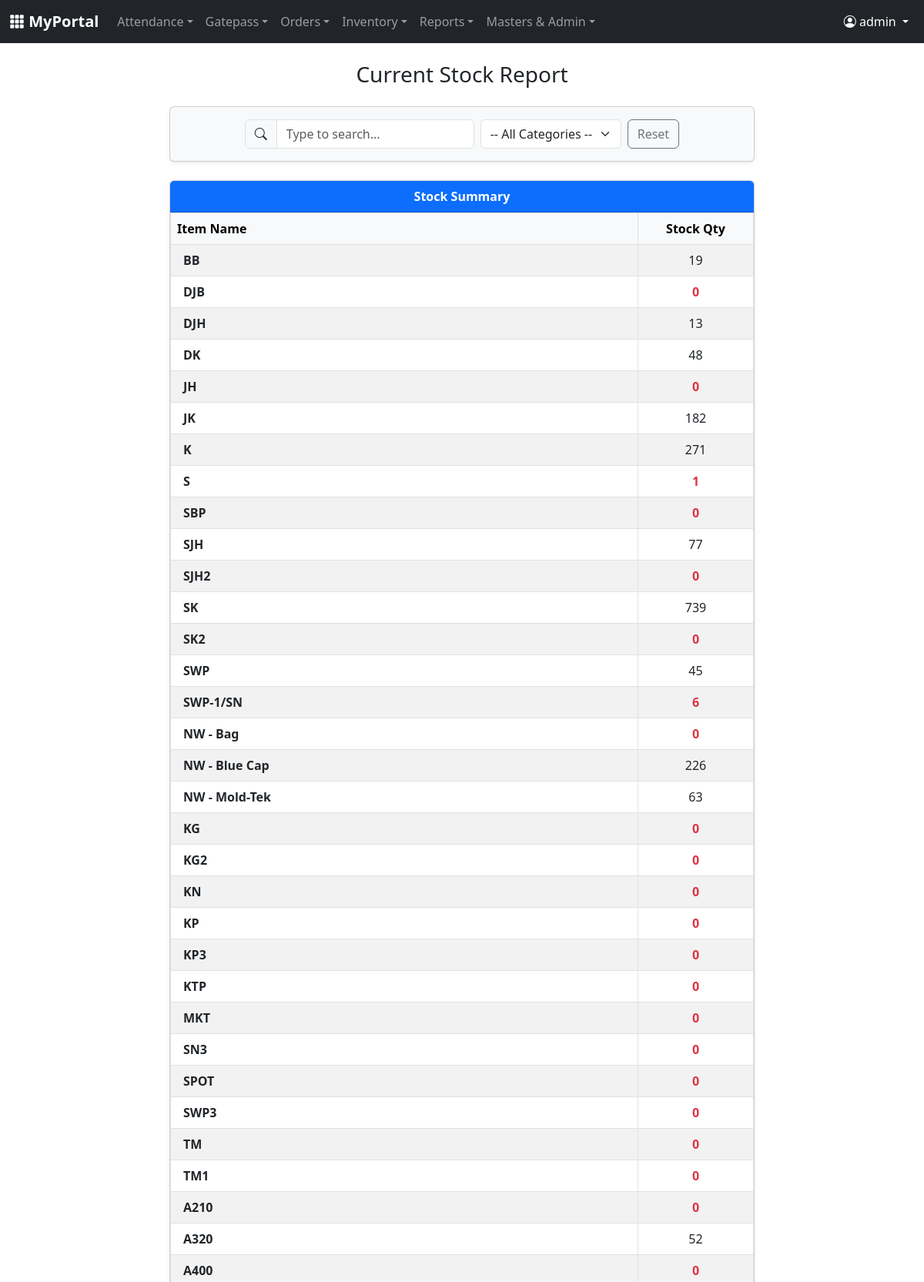
Screenshot of /oms_stock_report.php (signed in, upper part) with the database file from the repository.
### tables this page shows
CREATE TABLE `oms_items` (
  `id` int NOT NULL,
  `name` varchar(100) NOT NULL,
  `short_code` varchar(20) DEFAULT NULL,
  `current_stock` int DEFAULT '0',
  `unit_price` decimal(10,2) DEFAULT '0.00',
  `category_id` int DEFAULT NULL
);

### oms_stock_report.php (the view, shortened to what this page needs)
<?php
require_once 'config.php';
$sql = "SELECT i.*, c.name as cat_name
        FROM oms_items i
        LEFT JOIN oms_categories c ON i.category_id = c.id ";
$sql .= " ORDER BY c.name ASC, i.name ASC";
$res = $conn->query($sql);
?>
<!DOCTYPE html>
<html>
<head>
    <link href="https://cdn.jsdelivr.net/npm/bootstrap@5.3.0/dist/css/bootstrap.min.css" rel="stylesheet">
    <link href="https://cdn.jsdelivr.net/npm/bootstrap-icons@1.10.0/font/bootstrap-icons.css" rel="stylesheet">
</head>
<body>
    <?php include 'navbar.php'; ?>
    <div class="container-fluid px-4">
        <h3 class="text-center mb-4">Current Stock Report</h3>
        <div class="row justify-content-center">
            <div class="col-lg-8 col-md-10">
                <div class="card shadow-sm mb-4 bg-light">
                    <div class="card-body py-3">
                        <form method="get" class="row g-2 align-items-center justify-content-center">
                            <div class="col-md-5 col-12">
                                <div class="input-group">
                                    <span class="input-group-text"><i class="bi bi-search"></i></span>
                                    <input type="text" id="searchInput" class="form-control" placeholder="Type to search..." autocomplete="off">
                                </div>
                            </div>
                            <div class="col-auto">
                                <select name="cat_id" class="form-select" onchange="this.form.submit()">
                                    <option value="">-- All Categories --</option>
                                </select>
                            </div>
                            <div class="col-auto">
                                <a href="oms_stock_report.php" class="btn btn-outline-secondary">Reset</a>
                            </div>
                        </form>
                    </div>
                </div>
                <div class="card shadow-sm">
                    <div class="card-header bg-primary text-white text-center fw-bold">Stock Summary</div>
                    <div class="card-body p-0">
                        <table class="table table-bordered table-striped mb-0" id="stockTable">
                            <thead class="table-light text-center">
                                <tr>
                                    <th class="text-start">Item Name</th>
                                    <th style="width: 150px;">Stock Qty</th>
                                </tr>
                            </thead>
                            <tbody>
                                <?php if($res && $res->num_rows > 0): ?>
                                    <?php while($row = $res->fetch_assoc()):
                                    ?>
                                    <tr class="item-row">
                                        <td class="fw-bold text-start ps-3 search-item">
                                            <?php echo $row['name']; ?>
                                        </td>
                                        <td class="text-center <?php echo ($row['current_stock'] < 10) ? 'text-danger fw-bold' : ''; ?>">
                                            <?php echo number_format($row['current_stock']); ?>
                                        </td>
                                    </tr>
                                    <?php endwhile; ?>
                                <?php else: ?>
                                    <tr><td colspan="2" class="text-center p-4 text-muted">No items found.</td></tr>
                                <?php endif; ?>
                            </tbody>
                        </table>
                    </div>
                </div>
            </div>
        </div>
    </div>
</body>
</html>

### rows the page displays
oms_items: name "BB", current_stock "19"
oms_items: name "DJB", current_stock "0"
oms_items: name "DJH", current_stock "13"
oms_items: name "DK", current_stock "48"
oms_items: name "JH", current_stock "0"
oms_items: name "JK", current_stock "182"
oms_items: name "K", current_stock "271"
oms_items: name "S", current_stock "1"
oms_items: name "SBP", current_stock "0"
oms_items: name "SJH", current_stock "77"
oms_items: name "SJH2", current_stock "0"
oms_items: name "SK", current_stock "739"
oms_items: name "SK2", current_stock "0"
oms_items: name "SWP", current_stock "45"
oms_items: name "SWP-1/SN", current_stock "6"
oms_items: name "NW - Bag", current_stock "0"
oms_items: name "NW - Blue Cap", current_stock "226"
oms_items: name "NW - Mold-Tek", current_stock "63"
oms_items: name "KG", current_stock "0"
oms_items: name "KG2", current_stock "0"
oms_items: name "KN", current_stock "0"
oms_items: name "KP", current_stock "0"
oms_items: name "KP3", current_stock "0"
oms_items: name "KTP", current_stock "0"
oms_items: name "MKT", current_stock "0"
oms_items: name "SN3", current_stock "0"
oms_items: name "SPOT", current_stock "0"
oms_items: name "SWP3", current_stock "0"
oms_items: name "TM", current_stock "0"
oms_items: name "TM1", current_stock "0"
oms_items: name "A210", current_stock "0"
oms_items: name "A320", current_stock "52"
oms_items: name "A400", current_stock "0"

### other values shown
$user_name "admin"
